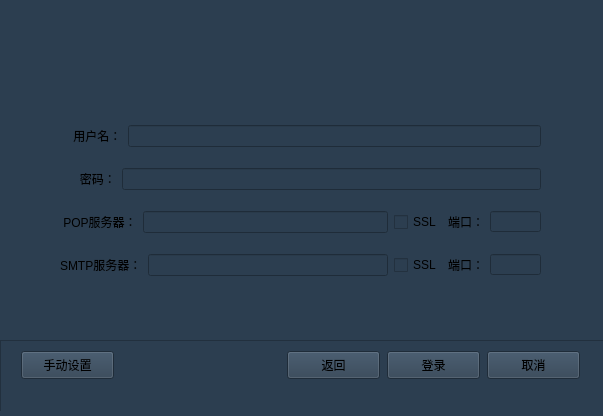
<?xml version="1.0" encoding="UTF-8"?>
<ui version="4.0">
 <class>AccountDialog</class>
 <widget class="QMainWindow" name="AccountDialog">
  <property name="geometry">
   <rect>
    <x>0</x>
    <y>0</y>
    <width>603</width>
    <height>416</height>
   </rect>
  </property>
  <property name="sizePolicy">
   <sizepolicy hsizetype="Fixed" vsizetype="Fixed">
    <horstretch>0</horstretch>
    <verstretch>0</verstretch>
   </sizepolicy>
  </property>
  <property name="minimumSize">
   <size>
    <width>424</width>
    <height>165</height>
   </size>
  </property>
  <property name="mouseTracking">
   <bool>true</bool>
  </property>
  <property name="windowTitle">
   <string>Pxmail</string>
  </property>
  <property name="windowIcon">
   <iconset>
    <normaloff>logo.png</normaloff>logo.png</iconset>
  </property>
  <property name="styleSheet">
   <string notr="true">background-color: #2c3e50;</string>
  </property>
  <widget class="QWidget" name="centralwidget">
   <widget class="QFrame" name="frame">
    <property name="geometry">
     <rect>
      <x>0</x>
      <y>340</y>
      <width>611</width>
      <height>71</height>
     </rect>
    </property>
    <property name="minimumSize">
     <size>
      <width>611</width>
      <height>71</height>
     </size>
    </property>
    <property name="styleSheet">
     <string notr="true">border-color: rgb(225, 255, 251);</string>
    </property>
    <property name="frameShape">
     <enum>QFrame::StyledPanel</enum>
    </property>
    <property name="frameShadow">
     <enum>QFrame::Raised</enum>
    </property>
    <widget class="QPushButton" name="SetButton">
     <property name="geometry">
      <rect>
       <x>21</x>
       <y>11</y>
       <width>93</width>
       <height>28</height>
      </rect>
     </property>
     <property name="sizePolicy">
      <sizepolicy hsizetype="Fixed" vsizetype="Fixed">
       <horstretch>0</horstretch>
       <verstretch>0</verstretch>
      </sizepolicy>
     </property>
     <property name="minimumSize">
      <size>
       <width>93</width>
       <height>28</height>
      </size>
     </property>
     <property name="text">
      <string>手动设置</string>
     </property>
    </widget>
    <widget class="QPushButton" name="ReturnButton">
     <property name="geometry">
      <rect>
       <x>287</x>
       <y>11</y>
       <width>93</width>
       <height>28</height>
      </rect>
     </property>
     <property name="text">
      <string>返回</string>
     </property>
    </widget>
    <widget class="QPushButton" name="loginButton">
     <property name="geometry">
      <rect>
       <x>387</x>
       <y>11</y>
       <width>93</width>
       <height>28</height>
      </rect>
     </property>
     <property name="text">
      <string>登录</string>
     </property>
     <property name="autoRepeat">
      <bool>false</bool>
     </property>
    </widget>
    <widget class="QPushButton" name="cancelButton">
     <property name="geometry">
      <rect>
       <x>487</x>
       <y>11</y>
       <width>93</width>
       <height>28</height>
      </rect>
     </property>
     <property name="minimumSize">
      <size>
       <width>93</width>
       <height>28</height>
      </size>
     </property>
     <property name="text">
      <string>取消</string>
     </property>
     <property name="shortcut">
      <string>Esc</string>
     </property>
    </widget>
    <widget class="QLabel" name="processBar">
     <property name="geometry">
      <rect>
       <x>1</x>
       <y>50</y>
       <width>611</width>
       <height>31</height>
      </rect>
     </property>
     <property name="text">
      <string/>
     </property>
    </widget>
   </widget>
   <widget class="QWidget" name="layoutWidget">
    <property name="geometry">
     <rect>
      <x>60</x>
      <y>110</y>
      <width>481</width>
      <height>181</height>
     </rect>
    </property>
    <layout class="QVBoxLayout" name="verticalLayout">
     <item>
      <layout class="QHBoxLayout" name="horizontalLayout_3">
       <item>
        <widget class="QLabel" name="labeluserSet">
         <property name="text">
          <string>    用户名：</string>
         </property>
        </widget>
       </item>
       <item>
        <widget class="QLineEdit" name="txtuser">
         <property name="sizePolicy">
          <sizepolicy hsizetype="Expanding" vsizetype="Fixed">
           <horstretch>0</horstretch>
           <verstretch>0</verstretch>
          </sizepolicy>
         </property>
        </widget>
       </item>
      </layout>
     </item>
     <item>
      <layout class="QHBoxLayout" name="horizontalLayout_4">
       <item>
        <widget class="QLabel" name="labelpasswordSet">
         <property name="text">
          <string>      密码：</string>
         </property>
        </widget>
       </item>
       <item>
        <widget class="QLineEdit" name="txtpassword">
         <property name="echoMode">
          <enum>QLineEdit::Password</enum>
         </property>
        </widget>
       </item>
      </layout>
     </item>
     <item>
      <layout class="QHBoxLayout" name="horizontalLayout_2">
       <item>
        <widget class="QLabel" name="poplabel">
         <property name="text">
          <string> POP服务器：</string>
         </property>
        </widget>
       </item>
       <item>
        <widget class="QLineEdit" name="txtpopserver"/>
       </item>
       <item>
        <widget class="QCheckBox" name="checkSSLpop">
         <property name="text">
          <string>SSL</string>
         </property>
        </widget>
       </item>
       <item>
        <widget class="QLabel" name="popportlabel">
         <property name="text">
          <string>端口：</string>
         </property>
        </widget>
       </item>
       <item>
        <widget class="QLineEdit" name="popportEdit">
         <property name="sizePolicy">
          <sizepolicy hsizetype="Fixed" vsizetype="Fixed">
           <horstretch>0</horstretch>
           <verstretch>0</verstretch>
          </sizepolicy>
         </property>
         <property name="maximumSize">
          <size>
           <width>51</width>
           <height>21</height>
          </size>
         </property>
        </widget>
       </item>
      </layout>
     </item>
     <item>
      <layout class="QHBoxLayout" name="horizontalLayout">
       <item>
        <widget class="QLabel" name="smtplabel">
         <property name="text">
          <string>SMTP服务器：</string>
         </property>
        </widget>
       </item>
       <item>
        <widget class="QLineEdit" name="txtsmtpserver"/>
       </item>
       <item>
        <widget class="QCheckBox" name="checkSSLsmtp">
         <property name="text">
          <string>SSL</string>
         </property>
        </widget>
       </item>
       <item>
        <widget class="QLabel" name="smtpportlabel">
         <property name="text">
          <string>端口：</string>
         </property>
        </widget>
       </item>
       <item>
        <widget class="QLineEdit" name="smtpportEdit">
         <property name="sizePolicy">
          <sizepolicy hsizetype="Fixed" vsizetype="Fixed">
           <horstretch>0</horstretch>
           <verstretch>0</verstretch>
          </sizepolicy>
         </property>
         <property name="maximumSize">
          <size>
           <width>51</width>
           <height>21</height>
          </size>
         </property>
        </widget>
       </item>
      </layout>
     </item>
    </layout>
   </widget>
  </widget>
 </widget>
 <resources/>
 <connections>
  <connection>
   <sender>SetButton</sender>
   <signal>clicked()</signal>
   <receiver>AccountDialog</receiver>
   <slot>showManualSet()</slot>
   <hints>
    <hint type="sourcelabel">
     <x>66</x>
     <y>399</y>
    </hint>
    <hint type="destinationlabel">
     <x>123</x>
     <y>327</y>
    </hint>
   </hints>
  </connection>
  <connection>
   <sender>loginButton</sender>
   <signal>clicked()</signal>
   <receiver>AccountDialog</receiver>
   <slot>onLogin()</slot>
   <hints>
    <hint type="sourcelabel">
     <x>479</x>
     <y>381</y>
    </hint>
    <hint type="destinationlabel">
     <x>130</x>
     <y>131</y>
    </hint>
   </hints>
  </connection>
  <connection>
   <sender>cancelButton</sender>
   <signal>clicked()</signal>
   <receiver>AccountDialog</receiver>
   <slot>onCancel()</slot>
   <hints>
    <hint type="sourcelabel">
     <x>579</x>
     <y>381</y>
    </hint>
    <hint type="destinationlabel">
     <x>342</x>
     <y>148</y>
    </hint>
   </hints>
  </connection>
  <connection>
   <sender>ReturnButton</sender>
   <signal>clicked()</signal>
   <receiver>AccountDialog</receiver>
   <slot>hideManualSet()</slot>
   <hints>
    <hint type="sourcelabel">
     <x>346</x>
     <y>391</y>
    </hint>
    <hint type="destinationlabel">
     <x>336</x>
     <y>340</y>
    </hint>
   </hints>
  </connection>
  <connection>
   <sender>checkSSLpop</sender>
   <signal>clicked()</signal>
   <receiver>AccountDialog</receiver>
   <slot>onSSLpop()</slot>
   <hints>
    <hint type="sourcelabel">
     <x>386</x>
     <y>228</y>
    </hint>
    <hint type="destinationlabel">
     <x>386</x>
     <y>319</y>
    </hint>
   </hints>
  </connection>
  <connection>
   <sender>checkSSLsmtp</sender>
   <signal>clicked()</signal>
   <receiver>AccountDialog</receiver>
   <slot>onSSLsmtp()</slot>
   <hints>
    <hint type="sourcelabel">
     <x>386</x>
     <y>272</y>
    </hint>
    <hint type="destinationlabel">
     <x>412</x>
     <y>318</y>
    </hint>
   </hints>
  </connection>
  <connection>
   <sender>txtuser</sender>
   <signal>textChanged(QString)</signal>
   <receiver>AccountDialog</receiver>
   <slot>ontextChanged()</slot>
   <hints>
    <hint type="sourcelabel">
     <x>307</x>
     <y>129</y>
    </hint>
    <hint type="destinationlabel">
     <x>287</x>
     <y>67</y>
    </hint>
   </hints>
  </connection>
 </connections>
 <slots>
  <slot>onLogin()</slot>
  <slot>onCancel()</slot>
  <slot>hideManualSet()</slot>
  <slot>showManualSet()</slot>
  <slot>onSetpopSLL()</slot>
  <slot>onSetsmtpSSL()</slot>
  <slot>onSSLpop()</slot>
  <slot>onSSLsmtp()</slot>
  <slot>ontextChanged()</slot>
 </slots>
</ui>
